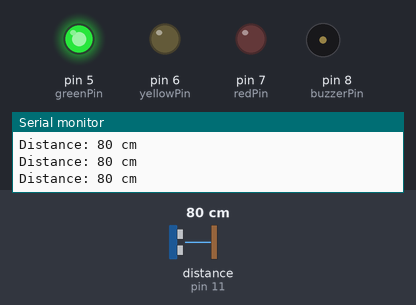
Recording of a sketch running on a simulated Arduino Uno, built with avr-gcc and run on an emulated ATmega328P. Parts: output pins drawn as LEDs (lit = HIGH), buzzer (waves = sounding, pin HIGH), the last lines printed to the serial monitor. Wiring (inferred from the names in the program): ultrasonic range finder: trigger pin 12; echo pin 11. Inputs (shaded band) come from the test bench; at power-on: distance to the obstacle (sensor on pin 11) 80 cm. The echo pulse lasts 58.3 µs per cm; pins used as bus, display or sensor lines are not drawn.

Above: at 1.2 s.
1.3 s: distance to the obstacle (sensor on pin 11) set to 2 cm
At 1.58 s:
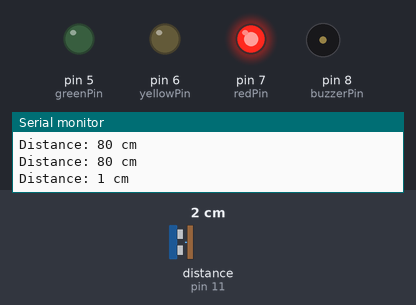
4.3 s: distance to the obstacle (sensor on pin 11) set to 13 cm
7.3 s: distance to the obstacle (sensor on pin 11) set to 17 cm
At 8.6 s:
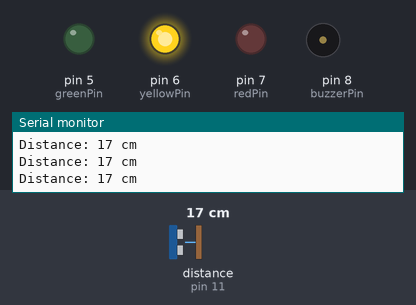
8.9 s: distance to the obstacle (sensor on pin 11) set to 4 cm
At 9.23 s:
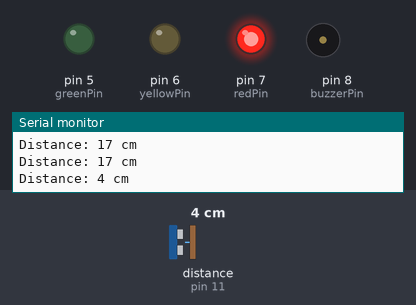
11.9 s: distance to the obstacle (sensor on pin 11) set to 18 cm
At 13.2 s:
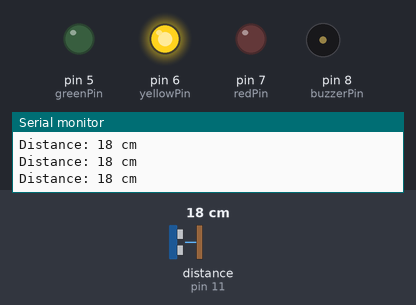
Timing chart, 0 to 14.5 s (numbered marks = the images above; inputs shaded):
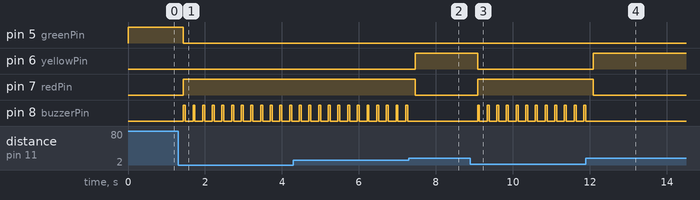

Measured:
- the behaviour switches between 15 and 16 cm on distance to the obstacle (sensor on pin 11) (found by bisection; images 1 and 2)
- after the input at 1.3 s, pin 5 (greenPin): HIGH → LOW after 0.14 s; pin 7 (redPin): LOW → HIGH after 0.14 s; pin 8 (buzzerPin): alternates HIGH for 0.05 s and LOW for 0.20 s, starting after 0.14 s
- after the input at 7.3 s, pin 6 (yellowPin): LOW → HIGH after 0.17 s; pin 7 (redPin): HIGH → LOW after 0.17 s; pin 8 (buzzerPin): stops changing and stays LOW
- after the input at 8.9 s, pin 6 (yellowPin): HIGH → LOW after 0.18 s; pin 7 (redPin): LOW → HIGH after 0.18 s; pin 8 (buzzerPin): alternates HIGH for 0.05 s and LOW for 0.20 s, starting after 0.18 s
- after the input at 11.9 s, pin 6 (yellowPin): LOW → HIGH after 0.20 s; pin 7 (redPin): HIGH → LOW after 0.20 s; pin 8 (buzzerPin): stops changing and stays LOW

The sketch:

ParkingSensorV2.ino
```cpp
const int trigPin = 12;
const int echoPin = 11;
const int greenPin = 5;
const int yellowPin = 6;
const int redPin = 7;
const int buzzerPin = 8;

void setup() {
  pinMode(trigPin, OUTPUT);
  pinMode(echoPin, INPUT);
  pinMode(greenPin, OUTPUT);
  pinMode(yellowPin, OUTPUT);
  pinMode(redPin, OUTPUT);
  pinMode(buzzerPin, OUTPUT);
  Serial.begin(9600);
}

long readDistanceCm() {
  digitalWrite(trigPin, LOW);
  delayMicroseconds(2);
  digitalWrite(trigPin, HIGH);
  delayMicroseconds(10);
  digitalWrite(trigPin, LOW);

  long duration = pulseIn(echoPin, HIGH, 30000);
  return duration / 58;
}

void loop() {
  long distanceCm = readDistanceCm();

  Serial.print("Distance: ");
  Serial.print(distanceCm);
  Serial.println(" cm");

  // Turn everything off first
  digitalWrite(greenPin, LOW);
  digitalWrite(yellowPin, LOW);
  digitalWrite(redPin, LOW);
  digitalWrite(buzzerPin, LOW);

  if (distanceCm == 0 || distanceCm > 30) {
    // Nothing close: safe
    digitalWrite(greenPin, HIGH);
  } else if (distanceCm > 15) {
    // Between 16 and 30 cm: getting close
    digitalWrite(yellowPin, HIGH);
  } else {
    // 15 cm or less: too close
    digitalWrite(redPin, HIGH);
    digitalWrite(buzzerPin, HIGH);
    delay(50);
    digitalWrite(buzzerPin, LOW);
  }

  delay(200);
}
```
